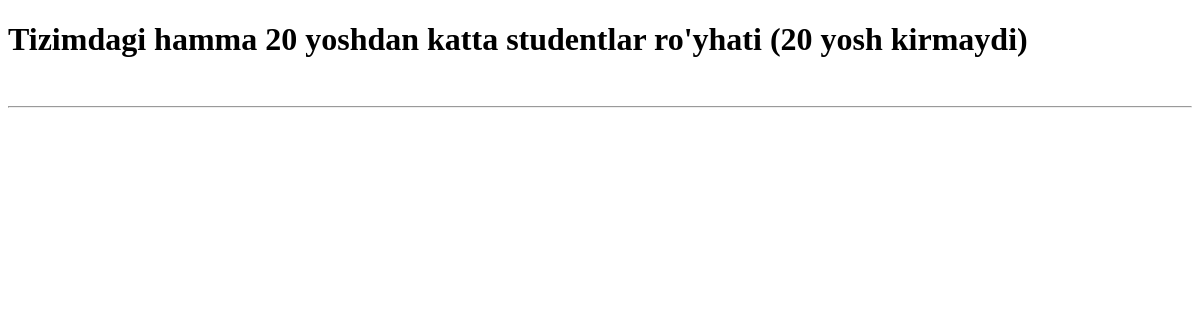
The app's page /yosh_katta_student/, older data.
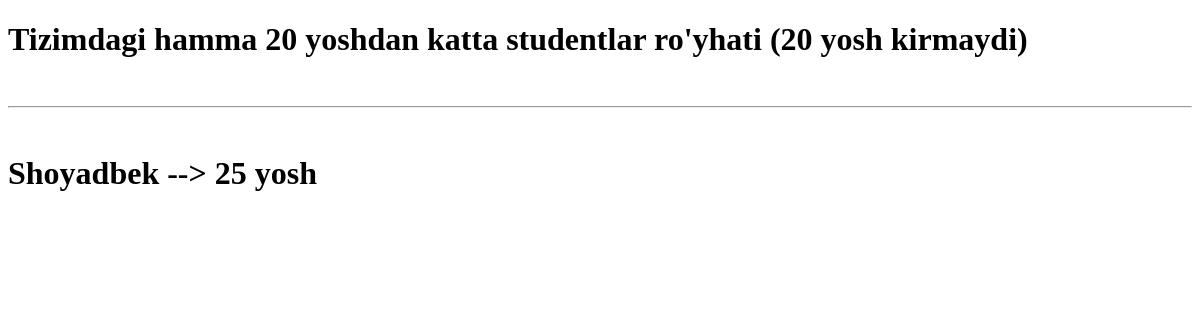
The same page, newer data.
### asosiy/models.py (models this page shows, shortened)
class Student(models.Model):
    ism = models.CharField(max_length=30)
    yosh = models.SmallIntegerField()
    kurs = models.SmallIntegerField()
    student_raqam = models.IntegerField(unique=True)

### asosiy/views.py (the view)
# urls.py: path('yosh_katta_student/', yosh_katta_student),
def yosh_katta_student(request):
    content = {
        "studentlar": Student.objects.filter(yosh__gt=20)
    }
    return render(request, "yosh_katta_student.html", content)

### templates/yosh_katta_student.html (shortened to what this page needs)
<!DOCTYPE html>
<html lang="en">
<head>
</head>
<body>
<h1>Tizimdagi hamma 20 yoshdan katta studentlar ro'yhati (20 yosh kirmaydi) </h1>
    <br>
    <hr>
    {% for student in studentlar %}
    <br>
    <h1>{{student.ism}} --> {{student.yosh}} yosh</h1>
    {% endfor %}
</body>
</html>

Row changes from the older to the newer data that the page shows:
added Student: ism "Shoyadbek", yosh "25"
